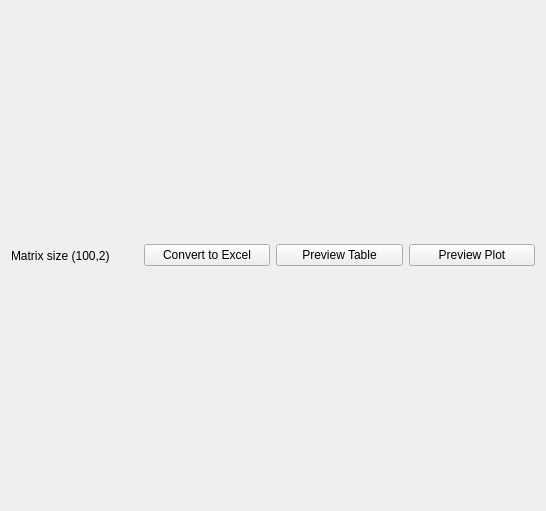
<?xml version="1.0" encoding="UTF-8"?>
<ui version="4.0">
 <class>WImportMatrixTable</class>
 <widget class="QWidget" name="WImportMatrixTable">
  <property name="geometry">
   <rect>
    <x>0</x>
    <y>0</y>
    <width>546</width>
    <height>511</height>
   </rect>
  </property>
  <property name="sizePolicy">
   <sizepolicy hsizetype="Preferred" vsizetype="Minimum">
    <horstretch>0</horstretch>
    <verstretch>0</verstretch>
   </sizepolicy>
  </property>
  <property name="minimumSize">
   <size>
    <width>0</width>
    <height>0</height>
   </size>
  </property>
  <property name="windowTitle">
   <string>Form</string>
  </property>
  <layout class="QHBoxLayout" name="horizontalLayout">
   <item>
    <widget class="QLabel" name="in_matrix">
     <property name="text">
      <string>Matrix size (100,2)</string>
     </property>
    </widget>
   </item>
   <item>
    <widget class="QPushButton" name="b_convert">
     <property name="text">
      <string>Convert to Excel</string>
     </property>
    </widget>
   </item>
   <item>
    <widget class="QPushButton" name="b_tab">
     <property name="text">
      <string>Preview Table</string>
     </property>
    </widget>
   </item>
   <item>
    <widget class="QPushButton" name="b_plot">
     <property name="text">
      <string>Preview Plot</string>
     </property>
    </widget>
   </item>
  </layout>
 </widget>
 <resources>
  <include location="../../../Resources/pyleecan.qrc"/>
  <include location="../../../Resources/pyleecan.qrc"/>
  <include location="../../../Resources/pyleecan.qrc"/>
 </resources>
 <connections/>
</ui>
